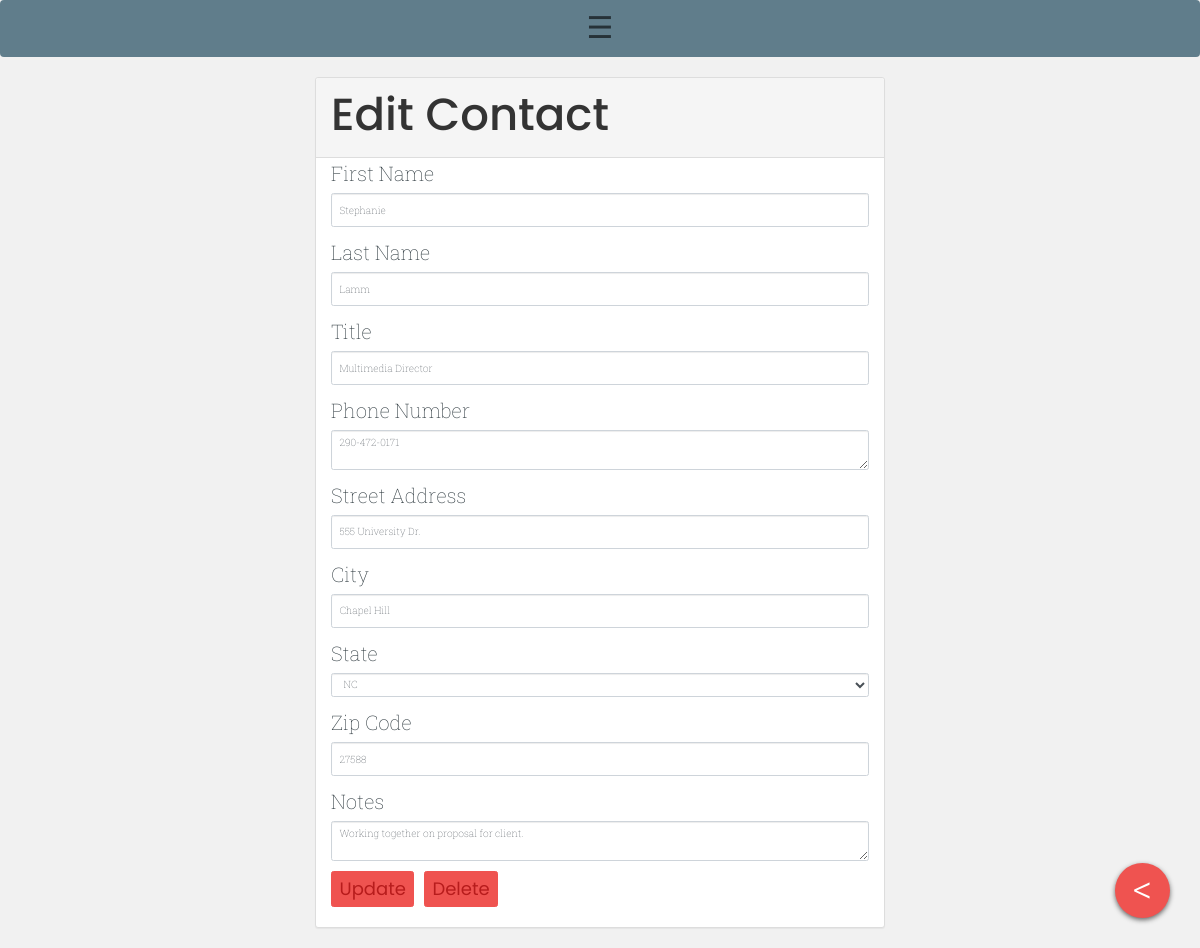
The app's page /edit.php?id=12 with its own data.
### tables this page shows
CREATE TABLE `contacts` (
  `id` int(11) NOT NULL,
  `first` varchar(200) NOT NULL,
  `last` varchar(200) NOT NULL,
  `title` varchar(200) NOT NULL,
  `phone` varchar(200) NOT NULL,
  `address` varchar(200) NOT NULL,
  `city` varchar(200) NOT NULL,
  `state` varchar(200) NOT NULL,
  `zipcode` varchar(200) NOT NULL,
  `notes` text NOT NULL
);

### edit.php (the view, shortened to what this page needs)
<?php
  include 'header.php';
  $id = $_GET['id'];
  $stmt = $db->prepare('SELECT * from contacts WHERE id = :id LIMIT 1');
  $stmt->bindParam(':id', $id);
  $stmt->execute();
  $contact = $stmt->fetch(PDO::FETCH_ASSOC);
 ?>
<div class="container-fluid">
  <div class="row justify-content-md-center">
    <div class="col col-lg-6 col-md-10">
<div class="container panel panel-default" id="presentation">
  <div class="row panel-heading">
<form method="POST" action="/update.php">
    <h1>Edit Contact</h1>
  </div>
  <div class="form-group">
    <label for="contact_first">First Name</label>
    <input class="form-control" type="text" name="first" id="first" value="<?= $contact['first']; ?>" />
  </div>
  <div class="form-group">
    <label for="contact_last">Last Name</label>
    <input class="form-control" type="text" name="last" id="last" value="<?= $contact['last']; ?>" />
  </div>
  <div class="form-group">
    <label for="contact_title">Title</label>
    <input class="form-control" type="text" name="title" id="title" value="<?= $contact['title']; ?>" />
  </div>
  <div class="form-group">
    <label for="contact_phone">Phone Number</label>
    <textarea class="form-control" name="phone" id="phone"><?= $contact['phone']; ?></textarea>
  </div>
  <div class="form-group">
    <label for="contact_address">Street Address</label>
    <input class="form-control" type="text" name="address" id="address" value="<?= $contact['address']; ?>" />
  </div>
  <div class="form-group">
    <label for="contact_city">City</label>
    <input class="form-control" type="text" name="city" id="city" value="<?= $contact['city']; ?>" />
  </div>
  <div class="form-group">
    <label for="contact_state">State</label>
    <select name="state" id="contact_state" value="<?= $contact['state']; ?>" class="form-control">
      <option><?= $contact['state']; ?></option>
    </select>
  </div>
  <div class="form-group">
    <label for="contact_zipcode">Zip Code</label>
    <input class="form-control" type="text" name="zipcode" id="zipcode" value="<?= $contact['zipcode']; ?>" />
  </div>
  <div class="form-group">
    <label for="contact_notes">Notes</label>
    <textarea class="form-control" name="notes" id="notes"><?= $contact['notes']; ?></textarea>
  </div>
  <button class="btn btn-primary">Update</button>
  <a href="/delete.php?id=<?= $contact['id']; ?>" class="btn btn-delete" style="
    color: #B71C1C;">Delete</a>
</div>
</div>
</div>
<div id="container-floating">
  <div id="floating-button" data-toggle="tooltip" data-placement="left" data-original-title="Back" onclick="location.href='index.php';">
<p class="plus"><</p>
  </div>
</div>
</div>
<?php   include 'footer.php'; ?>

### style.css (style rules this page uses)
body { font-family: 'Roboto Slab', serif; font-weight: 100; background: #f1f1f1; color: #263238; }
p { font-family: 'Roboto Slab', serif; font-weight: 300; color: #263238; font-size: 22px; }
h1 { font-family: 'Poppins', sans-serif; font-size: 45px; }
a { text-decoration: none; color: #424242; }
.form-group { font-family: 'Roboto Slab', serif; font-weight: 100; font-size: 20px; }
.form-group label { font-weight: 100; }
.btn { color: #B71C1C; background-color: #EF5350; border-color: #EF5350; font-family: 'Poppins', sans-serif; font-size: 18px; margin-bottom: 20px; }
#presentation { background: #FFF; transition: all 0.2s; border-radius: 3px; }
div.panel-default a { text-decoration: none; color: #455A64; }
#floating-button { width: 55px; height: 55px; border-radius: 50%; background: #EF5350 ; position: fixed; bottom: 30px; right: 30px; cursor: pointer; box-shadow: 0px 2px 5px #666; }
.plus { color: white; position: absolute; top: 0; display: block; bottom: 0; left: 0; right: 0; text-align: center; padding: 0; margin: 0; line-height: 55px; font-size: 38px; font-family: 'Roboto'; font-weight: 300; animation: plus-out 0.3s; transition: all 0.3s; }
#container-floating { position: fixed; width: 70px; height: 70px; bottom: 30px; right: 30px; z-index: 50px; }

### records on screen
contacts: first "Stephanie", last "Lamm", title "Multimedia Director", phone "290-472-0171", address "555 University Dr.", city "Chapel Hill", state "NC", zipcode "27588", notes "Working together on proposal for client."
